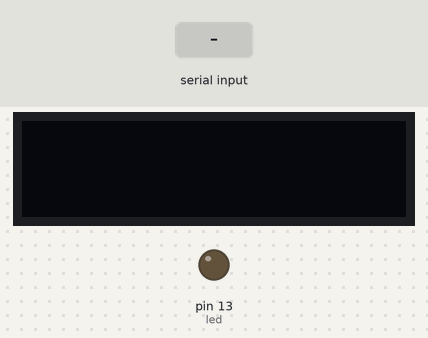
This sketch was run on a simulated Arduino Uno, built with avr-gcc and run on an emulated ATmega328P. On the bench: 128×32 one-colour display, output pins drawn as LEDs (lit = HIGH). The test bench sets the inputs (shaded band). The display library's start-up logo is not drawn.

Above: at 3.2 s.
3.3 s: "1" received over the second serial link
At 4.5 s:
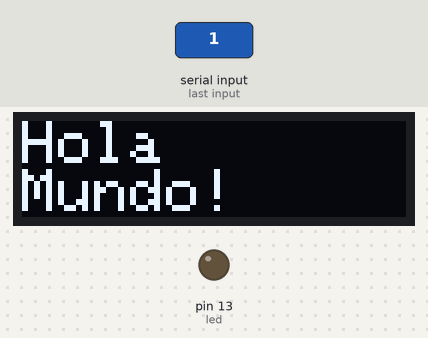
4.8 s: "2" received over the second serial link
At 5.8 s:
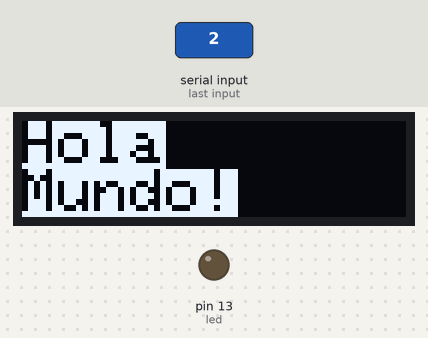
6.3 s: "0" received over the second serial link
At 6.8 s:
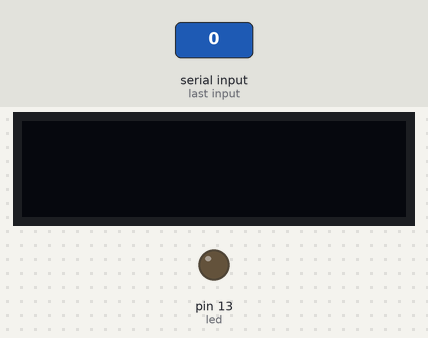
7.8 s: "1" received over the second serial link
At 9.2 s:
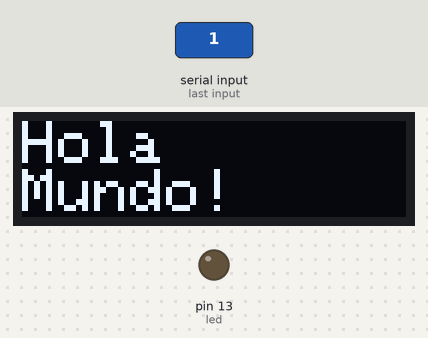
Timing chart, 0 to 10.3 s (numbered marks = the images above; inputs shaded):
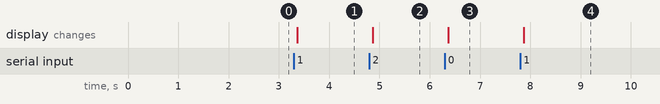

The sketch:

bluetoothConOled.ino
```cpp
/*#include <SoftwareSerial.h>


SoftwareSerial bluetoothSerial(10,11);

void setup(){
  Serial.begin(9600);
  bluetoothSerial.begin(9600);
  // Comprbamos que la pantalla funciona correctamente
  if(!display.begin(SSD1306_SWITCHCAPVCC, SCREEN_ADDRESS)) {
    Serial.println(F("SSD1306 allocation failed"));
    for(;;);
  }
  // Iniciamos la librería
  //se inicia con el logo de Adafruit
  display.display();
  delay(2000); // Pausa de 2 segundos

  // Limpiamos la pantalla
  display.clearDisplay();

  delay(2000);
}

void loop(){
  if(bluetoothSerial.available()){
    char data_received = bluetoothSerial.read();
    if(data_received == '1'){
      display.clearDisplay();
      display.setTextSize(1);  // tamaño de letra 1
      display.setTextColor(SSD1306_WHITE);// Texto en blanco
      display.setCursor(0,0);             // Empieza a escribir arriba a la izquierda
      display.println(F("Hola Mundo!"));
    }
    else if(data_received == '2'){
      display.clearDisplay();
      display.setCursor(0,0);
      display.setTextSize(1);  // tamaño de letra 1
      display.setTextColor(SSD1306_BLACK, SSD1306_WHITE); // Fondo blanco y texto negro
      display.println("Hola Mundo!");
    }
    else{
      Serial.println(data_received);
      bluetoothSerial.write("Select either 1 or 2\n");
    }
  }
}*/

#include <SoftwareSerial.h>
#include <SPI.h>
#include <Wire.h>
#include <Adafruit_GFX.h>
#include <Adafruit_SSD1306.h>

#define SCREEN_WIDTH 128 // OLED display width, in pixels
#define SCREEN_HEIGHT 32 // OLED display height, in pixels

#define OLED_RESET     -1 // Reset pin # (or -1 if sharing Arduino reset pin)
#define SCREEN_ADDRESS 0x3C ///< See datasheet for Address; 0x3D for 128x64, 0x3C for 128x32

Adafruit_SSD1306 display(SCREEN_WIDTH, SCREEN_HEIGHT, &Wire, OLED_RESET);

SoftwareSerial bluetoothSerial(10,11);

int led = 13;

void setup(){
  pinMode(led,OUTPUT);
  Serial.begin(115200);
  bluetoothSerial.begin(9600);
  if(!display.begin(SSD1306_SWITCHCAPVCC, SCREEN_ADDRESS)) {
    Serial.println(F("SSD1306 allocation failed"));
    for(;;);
  }
  // Iniciamos la librería
  //se inicia con el logo de Adafruit
  display.display();
  delay(2000); // Pausa de 2 segundos

  // Limpiamos la pantalla
  display.clearDisplay();
  display.display();
}

void loop(){
  if(bluetoothSerial.available()){
    bluetoothSerial.write("Select either 1 or 2 for texts, 0 to turn it off");
    char data_received = bluetoothSerial.read();
    if(data_received == '1'){
      display.clearDisplay();
      display.setTextSize(2);  // tamaño de letra 2
      display.setTextColor(SSD1306_WHITE);// Texto en blanco
      display.setCursor(0,0);             // Empieza a escribir arriba a la izquierda
      display.println(F("Hola\nMundo!"));
      display.display();
    }
    else if(data_received == '2'){
      display.clearDisplay();
      display.setCursor(0,0);             // Empieza a escribir arriba a la izquierda
      display.setTextSize(2);  // tamaño de letra 2
      display.setTextColor(SSD1306_BLACK, SSD1306_WHITE); // Fondo blanco y texto negro
      display.println(F("Hola\nMundo!"));
      display.display();
    }
    else if(data_received == '0'){
      display.clearDisplay();
      display.display();
    }
  }
}
```

Measured:
- after the input at 3.3 s, the display: changes after 0.06 s (image 1)
- after the input at 4.8 s, the display: changes after 0.07 s (image 2)
- after the input at 6.3 s, the display: changes after 0.06 s (image 3)
- after the input at 7.8 s, the display: changes after 0.06 s (image 4)
